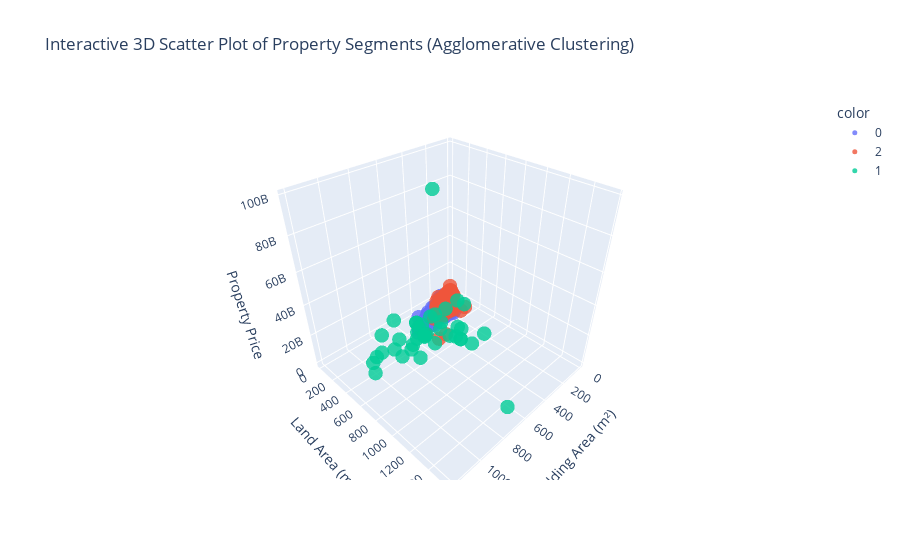

The code cell stored with this chart in its notebook:
### Markdown cell above
This scatter plot visualizes property data, showing the relationship between building area (Luas Bangunan) and property price (Harga Penawaran) while highlighting clusters identified by the Agglomerative Clustering model (Agglo_Model1). Each point represents a property, with its size set to 100 and slight transparency (alpha=0.8) for better visibility of overlapping points. The points are color-coded according to their cluster assignment, allowing us to quickly distinguish distinct property segments based on both area and price. The plot includes labeled axes for clarity, a descriptive title, a legend indicating cluster IDs, and a grid to facilitate comparison across values, providing an intuitive overview of how properties group together in terms of size and pricing patterns.

### Code cell
import plotly.express as px

# Define the columns for the 3D scatter plot (property dataset)
x_col = 'Luas Bangunan'
y_col = 'Luas Tanah'  # atau bisa diganti 'Jumlah Kamar' kalau lebih relevan
z_col = 'Harga Penawaran'

# Create an interactive 3D scatter plot using Plotly Express
fig = px.scatter_3d(
    df,
    x=x_col,
    y=y_col,
    z=z_col,
    color=df['Agglo_Model1'].astype(str),
    title='Interactive 3D Scatter Plot of Property Segments (Agglomerative Clustering)',
    labels={x_col: 'Building Area (m²)', y_col: 'Land Area (m²)', z_col: 'Property Price'}
)

fig.update_traces(marker=dict(size=5, opacity=0.8))
fig.show()

### Figure 1 — Plotly figure (JSON) as saved in the notebook; plotly's stock layout.template omitted (floating-point values rounded to 4 significant figures; data arrays with more than 128 entries replaced by an {"elided": "..."} marker saying what was removed)
{"data": [{"hovertemplate": "color=0<br>Building Area (m²)=%{x}<br>Land Area (m²)=%{y}<br>Property Price=%{z}<extra></extra>", "legendgroup": "0", "marker": {"color": "#636efa", "opacity": 0.8, "size": 5, "symbol": "circle"}, "mode": "markers", "name": "0", "scene": "scene", "showlegend": true, "type": "scatter3d", "x": {"elided": "154 int values"}, "y": {"elided": "154 int values"}, "z": {"elided": "154 int values"}}, {"hovertemplate": "color=2<br>Building Area (m²)=%{x}<br>Land Area (m²)=%{y}<br>Property Price=%{z}<extra></extra>", "legendgroup": "2", "marker": {"color": "#EF553B", "opacity": 0.8, "size": 5, "symbol": "circle"}, "mode": "markers", "name": "2", "scene": "scene", "showlegend": true, "type": "scatter3d", "x": [60, 60, 100, 100, 72, 90, 76, 230, 150, 140, 228, 180, 250, 263, 300, 14, 42, 40, 150, 36, 16, 50, 36, 50, 64, 70, 36, 50, 70, 50, 53, 80, 72, 130, 50, 200, 120, 190, 280, 550, 120, 130, 100, 101, 260, 365, 220, 16, 96, 154, 100, 130, 36, 495, 117, 119, 139, 120, 135, 200, 300, 70, 150, 120, 164, 56, 90, 120, 68, 50, 68, 132, 90, 400, 170, 570, 120, 130, 90, 200, 180, 250, 84, 160, 140, 135, 70, 84, 80, 180, 50, 100, 275, 180, 100, 150, 250, 300, 220, 95, 222, 72, 55, 242, 130, 56, 42, 140, 85, 90, 246, 34, 212, 300], "y": [30, 96, 85, 50, 72, 100, 90, 158, 150, 140, 96, 200, 200, 240, 525, 14, 42, 21, 16, 18, 32, 26, 36, 50, 32, 51, 36, 65, 85, 72, 113, 55, 72, 130, 97, 110, 96, 105, 180, 660, 170, 120, 60, 57, 275, 378, 158, 16, 72, 126, 60, 120, 72, 495, 71, 114, 84, 170, 96, 162, 240, 84, 112, 360, 83, 84, 120, 84, 67, 60, 60, 184, 72, 300, 268, 420, 120, 140, 120, 200, 240, 300, 105, 160, 120, 135, 70, 42, 50, 200, 100, 60, 319, 187, 100, 208, 250, 420, 144, 120, 280, 60, 87, 165, 180, 55, 77, 225, 42, 91, 216, 47, 300, 193], "z": [287799000, 390000000, 725000000, 850000000, 1100000000, 1199999999, 1266655525, 1650000000, 2300000000, 2400000000, 2699999999, 3200000000, 3900000000, 6000000000, 13500000000, 180000000, 185000000, 225000000, 230000000, 250000000, 260000000, 310000000, 340000000, 375000000, 440000000, 477500000, 550000000, 620000000, 625000000, 650000000, 850000000, 950000000, 975000000, 1050000000, 1149000000, 1350000000, 2800000000, 3199000000, 3950000000, 12999999999, 2400000000, 1350000000, 1350000000, 1376000000, 3500000000, 7500000000, 2699000000, 160000000, 1400000000, 1450000000, 975000000, 1350000000, 315000000, 325000000, 1600000000, 1650000000, 1950000000, 2400000000, 2600000000, 3000000000, 3500000000, 8000000000, 1900000000, 2400000000, 1800000000, 1200000000, 1900000000, 1500000000, 849000000, 595000000, 725000000, 1250000000, 1700000000, 3900000000, 2000000000, 4250000000, 1900000000, 1100000000, 725000000, 1600000000, 3850000000, 2600000000, 1000000000, 2100000000, 1600000000, 1400000000, 500000000, 500000000, 400000000, 3299000000, 775000000, 600000000, 4900000000, 1210000000, 560000000, 1880000000, 4200000000, 10500000000, 2600000000, 1500000000, 3500000000, 1080000000, 725000000, 3500000000, 2600000000, 1150000000, 550000000, 2500000000, 850000000, 700000000, 1850000000, 450000000, 5250000000, 5000000000]}, {"hovertemplate": "color=1<br>Building Area (m²)=%{x}<br>Land Area (m²)=%{y}<br>Property Price=%{z}<extra></extra>", "legendgroup": "1", "marker": {"color": "#00cc96", "opacity": 0.8, "size": 5, "symbol": "circle"}, "mode": "markers", "name": "1", "scene": "scene", "showlegend": true, "type": "scatter3d", "x": [600, 601, 1000, 600, 620, 1200, 350, 850, 500, 900, 750, 700, 509, 920, 1100, 700, 750, 530, 635, 300, 750, 450, 600, 601, 800, 600, 450, 631, 600, 400, 350, 432, 440, 635, 659, 1000, 1100, 1100, 528, 650], "y": [350, 343, 522, 600, 450, 845, 240, 425, 390, 616, 1561, 600, 792, 390, 900, 600, 495, 754, 942, 480, 330, 850, 864, 343, 600, 479, 450, 631, 450, 395, 626, 500, 972, 942, 436, 1000, 580, 594, 678, 450], "z": [5000000000, 12000000000, 18000000000, 99000000000, 15500000000, 39999990000, 2750000000, 8000000000, 13500000000, 13800000000, 14000000000, 16999999999, 19999999000, 20500000000, 58000000000, 16500000000, 5500000000, 14000000000, 25000000000, 19500000000, 6350000000, 8500000000, 28500000000, 12000000000, 16000000000, 8690000000, 3980000000, 9400000000, 7350000000, 4800000000, 24000000000, 20000000000, 20000000000, 25000000000, 6500000000, 35000000000, 19000000000, 12500000000, 11500000000, 15000000000]}], "layout": {"legend": {"title": {"text": "color"}, "tracegroupgap": 0}, "scene": {"domain": {"x": [0, 1], "y": [0, 1]}, "xaxis": {"title": {"text": "Building Area (m²)"}}, "yaxis": {"title": {"text": "Land Area (m²)"}}, "zaxis": {"title": {"text": "Property Price"}}}, "title": {"text": "Interactive 3D Scatter Plot of Property Segments (Agglomerative Clustering)"}}}
